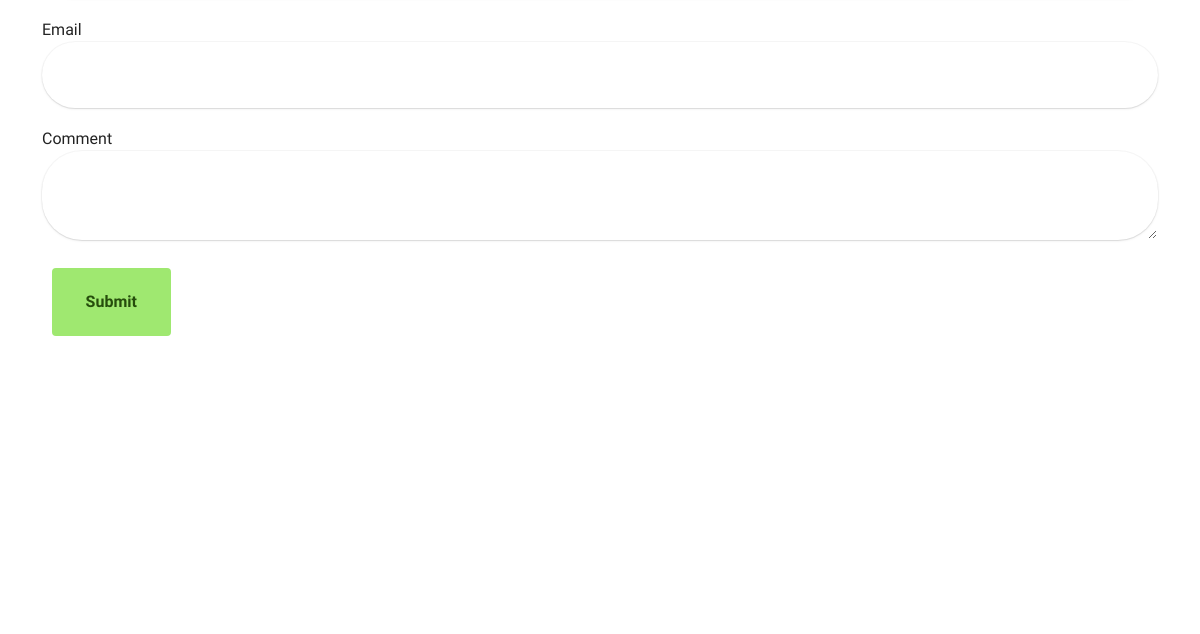
Before: /post/2/ (lower part) with the older database file.
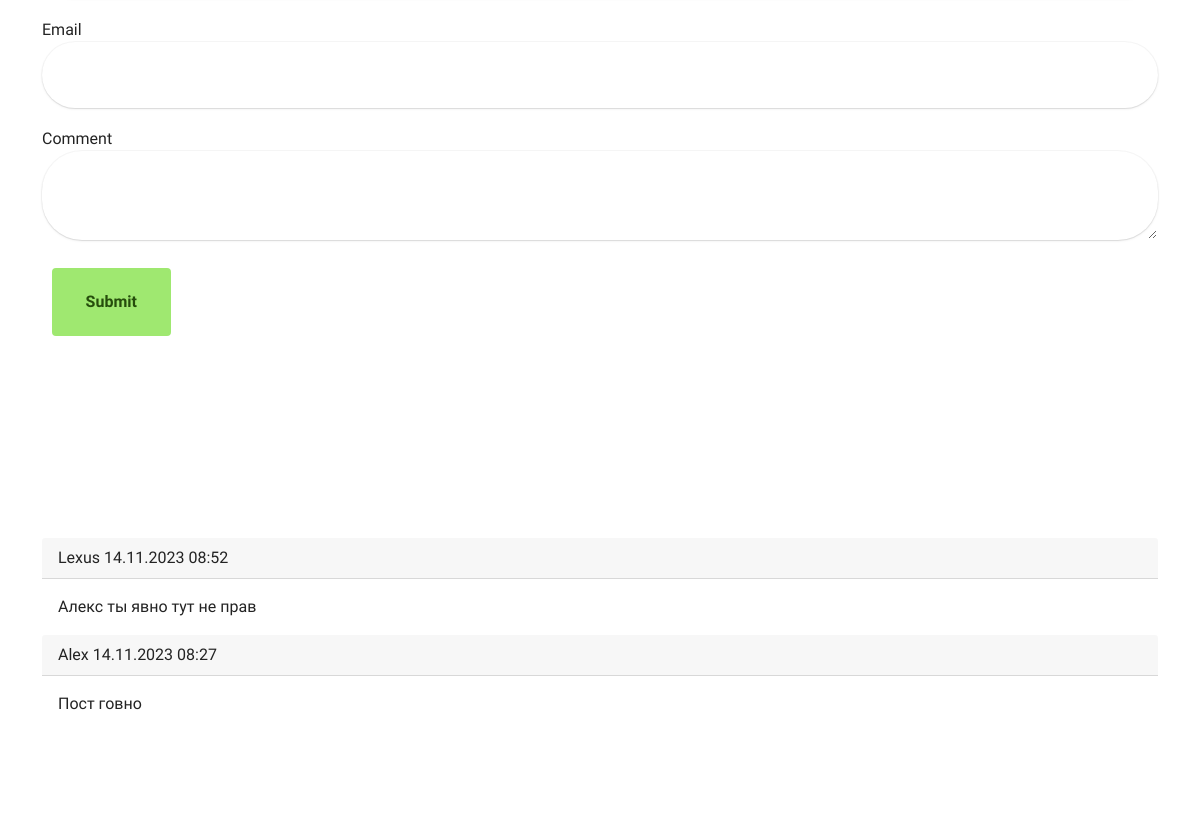
After: the same page with the newer database file.
### postapp/models.py (models this page shows, shortened)
class Comment(models.Model):
    post = models.ForeignKey(Post, on_delete=models.CASCADE)
    name = models.CharField(max_length=255)
    email = models.EmailField(null=True, blank=True)
    body = models.TextField()
    publish = models.DateTimeField(default=timezone.now)
    created_at = models.DateTimeField(auto_now_add=True)
    updated_at = models.DateTimeField(auto_now=True)
    class Meta:
        ordering = ('-publish',) # Делаем сортировку по дате публикации
        indexes = (
            models.Index(fields=['-publish']), # Добавляем индексы для ускорения работы с базой данных
        )

### postapp/views.py (the view, shortened to what this page needs)
# urls.py: path('post/<int:post_id>/', PostView.as_view(), name='post'),
class PostView(View):
    def get(self, request, post_id):
        commentform = CommentsForms()
        posts = Post.published.get(id=post_id)
        comments = Comment.objects.filter(post=posts)
        context = {
            'title': 'Пост',
            'posts': posts,
            'form': commentform,
            'comments': comments,
        }
        return render(request, 'postapp/post.html', context=context)

### postapp/forms.py
class CommentsForms(ModelForm):
    class Meta:
        model = Comment
        fields = ['name', 'email', 'body']

### postapp/models.py (called while the page is built)
    def get_queryset(self):
        return super().get_queryset().filter(status=Post.Status.PUBLISHED)

### postapp/templates/postapp/post.html (shortened to what this page needs)
{% extends 'postapp/base.html' %}
{% load static %}
{% block content %}
  {% block css %}
      <link rel="stylesheet" href="{% static 'assets1/web/assets/mobirise-icons2/mobirise2.css' %}">
      <link rel="stylesheet" href="{% static 'assets1/bootstrap/css/bootstrap.min.css' %}">
      <link rel="stylesheet" href="{% static 'assets1/bootstrap/css/bootstrap-grid.min.css' %}">
      <link rel="stylesheet" href="{% static 'assets1/bootstrap/css/bootstrap-reboot.min.css' %}">
      <link rel="stylesheet" href="{% static 'assets1/theme/css/style.css' %}">
      <link rel="preload" as="style" href="{% static 'assets1/mobirise/css/mbr-additional.css' %}"><link rel="stylesheet" href="{% static 'assets1/mobirise/css/mbr-additional.css' %}" type="text/css">
  {% endblock %}
    <section data-bs-version="5.1" class="image2 cid-tVvjtJegyJ" id="image2-1">
        <div class="container-md">
            <form method="post" class="comment-form" action="{% url 'postapp:post' posts.id %}">
                <div class="form-group">
                    <label for="email">Email</label>
                    <input type="email" class="form-control" id="email" name="email" value="{{ form.email.value|default:'' }}">
                </div>
                <div class="form-group">
                    <label for="body">Comment</label>
                    <textarea class="form-control" id="body" name="body">{{ form.body.value|default:'' }}</textarea>
                </div>
                <button type="submit" class="btn btn-primary">Submit</button>
            </form>
        </div>
    </section>
    <section data-bs-version="5.1" class="image2 cid-tVvjtJegyJ" id="image2-1">
        <div class="container-md">
            {% for comment in comments %}
                <div class="card">
                    <div class="card-header">
                        {{ comment.name }}
                        {{ comment.publish|date:"d.m.Y H:i" }}
                    </div>
                    <div class="card-body">
                        {{ comment.body }}
                    </div>
                </div>
            {% endfor %}
        </div>
    </section>
{% endblock %}

### postapp/templates/postapp/base.html (shortened to what this page needs)
{% load static %}
<!DOCTYPE html>
<html  >
<head>
  <link rel="stylesheet" href="{% static 'assets/web/assets/mobirise-icons2/mobirise2.css' %}">
  <link rel="stylesheet" href="{% static 'assets/bootstrap/css/bootstrap.min.css' %}">
  <link rel="stylesheet" href="{% static 'assets/bootstrap/css/bootstrap-grid.min.css' %}">
  <link rel="stylesheet" href="{% static 'assets/bootstrap/css/bootstrap-reboot.min.css' %}">
  <link rel="stylesheet" href="{% static 'assets/animatecss/animate.css' %}">
  <link rel="stylesheet" href="{% static 'assets/dropdown/css/style.css' %}">
  <link rel="stylesheet" href="{% static 'assets/socicon/css/styles.css' %}">
  <link rel="stylesheet" href="{% static 'assets/theme/css/style.css' %}">
  <link rel="preload" as="style" href="{% static 'assets/mobirise/css/mbr-additional.css' %}"><link rel="stylesheet" href="{% static 'assets/mobirise/css/mbr-additional.css' %}" type="text/css">
{% block content %}
{% endblock %}
</body>
</html>

### static/assets/theme/css/style.css (style rules this page uses)
section { background-color: #ffffff; }
button { background-color: transparent; border-color: transparent; }
section, .container, .container-fluid { position: relative; word-wrap: break-word; }
section { background-position: 50% 50%; background-repeat: no-repeat; background-size: cover; }
.card { background-color: transparent; border: none; }
.btn { font-weight: 600; border-width: 1px; font-style: normal; margin: 0.6rem 0.6rem; white-space: normal; transition: all 0.2s ease-in-out; display: inline-flex; align-items: center; justify-content: center; word-break: break-word; }
[type=submit] { -webkit-appearance: none; }
html, body { height: auto; min-height: 100vh; }
.form-control { background-color: #ffffff; background-clip: border-box; color: #232323; line-height: 1rem !important; height: auto; padding: 1.2rem 2rem; transition: border-color 0.25s ease 0s; border: 1px solid transparent !important; border-radius: 4px; box-shadow: rgba(0, 0, 0, 0.07) 0px 1px 1px 0px, rgba(0, 0, 0, 0.07) 0px 1px 3px 0px, rgba(0, 0, 0, 0.03) 0px 0px 0px 1px; }
textarea.form-control { line-height: 1.5rem !important; }
.form-group { margin-bottom: 1.2rem; }
.form-control, form .btn { min-height: 48px; }

### static/assets/mobirise/css/mbr-additional.css (style rules this page uses)
.btn { border-width: 2px; }
img, .card-wrap, .card-wrapper, .video-wrapper, .mbr-figure iframe, .google-map iframe, .slide-content, .plan, .card, .item-wrapper { border-radius: 2rem !important; }
.btn { padding: 1.25rem 2rem; border-radius: 4px; }
.btn-primary, .btn-primary:active { background-color: #9fe870 !important; border-color: #9fe870 !important; color: #264d0c !important; box-shadow: none; }
.form-control { font-family: 'Lobster', display; font-size: 1.4rem; line-height: 1.3; font-weight: 400; border-radius: 40px !important; }

### static/assets1/theme/css/style.css (style rules this page uses)
section { background-color: #ffffff; }
button { background-color: transparent; border-color: transparent; }
section, .container, .container-fluid { position: relative; word-wrap: break-word; }
section { background-position: 50% 50%; background-repeat: no-repeat; background-size: cover; }
.card { background-color: transparent; border: none; }
.btn { font-weight: 600; border-width: 1px; font-style: normal; margin: 0.6rem 0.6rem; white-space: normal; transition: all 0.2s ease-in-out; display: inline-flex; align-items: center; justify-content: center; word-break: break-word; }
[type=submit] { -webkit-appearance: none; }
html, body { height: auto; min-height: 100vh; }
.form-control { background-color: #ffffff; background-clip: border-box; color: #232323; line-height: 1rem !important; height: auto; padding: 1.2rem 2rem; transition: border-color 0.25s ease 0s; border: 1px solid transparent !important; border-radius: 4px; box-shadow: rgba(0, 0, 0, 0.07) 0px 1px 1px 0px, rgba(0, 0, 0, 0.07) 0px 1px 3px 0px, rgba(0, 0, 0, 0.03) 0px 0px 0px 1px; }
textarea.form-control { line-height: 1.5rem !important; }
.form-group { margin-bottom: 1.2rem; }
.form-control, form .btn { min-height: 48px; }

### static/assets1/mobirise/css/mbr-additional.css (style rules this page uses)
.btn { border-width: 2px; }
img, .card-wrap, .card-wrapper, .video-wrapper, .mbr-figure iframe, .google-map iframe, .slide-content, .plan, .card, .item-wrapper { border-radius: 2rem !important; }
.btn { padding: 1.25rem 2rem; border-radius: 4px; }
.btn-primary, .btn-primary:active { background-color: #9fe870 !important; border-color: #9fe870 !important; color: #264d0c !important; box-shadow: none; }
.form-control { font-family: 'Inter Tight', sans-serif; font-size: 1.4rem; line-height: 1.3; font-weight: 400; border-radius: 40px !important; }
.cid-tVvjtJegyJ { padding-top: 6rem; padding-bottom: 6rem; background-color: #ffffff; }

Changed rows visible on the page:
added Comment: name "Lexus", publish "14.11.2023 08:52", body "Алекс ты явно тут не прав"
added Comment: name "Alex", publish "14.11.2023 08:27", body "Пост говно"
